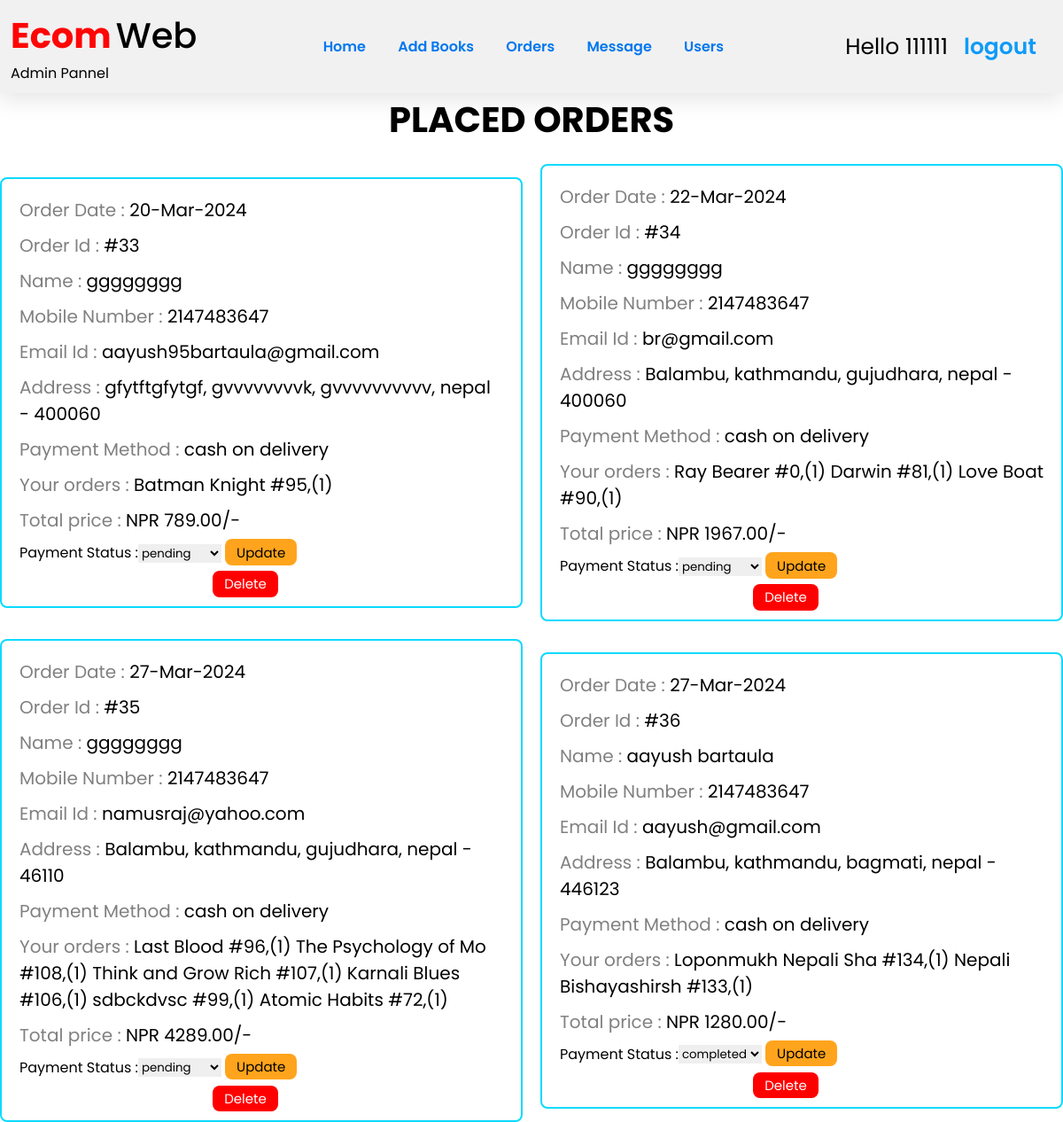
Page /admin_orders.php (signed in) on the committed database.
### tables this page shows
CREATE TABLE `confirm_order` (
  `order_id` int(100) NOT NULL,
  `user_id` int(100) NOT NULL,
  `name` varchar(50) NOT NULL,
  `email` varchar(50) NOT NULL,
  `number` int(12) NOT NULL,
  `address` varchar(500) NOT NULL,
  `payment_method` varchar(20) NOT NULL,
  `total_books` varchar(500) NOT NULL,
  `order_date` varchar(100) NOT NULL,
  `payment_status` varchar(100) NOT NULL DEFAULT 'pending',
  `date` varchar(20) NOT NULL,
  `total_price` double(10,2) NOT NULL
);

### admin_orders.php (the view, shortened to what this page needs)
<?php
include 'config.php';
?>
<!DOCTYPE html>
<html lang="en">
<head>
   <link rel="stylesheet" href="https://cdnjs.cloudflare.com/ajax/libs/font-awesome/6.0.0/css/all.min.css">
   <link rel="stylesheet" href="./css/hello.css">
</head>
<body>
   <?php include 'admin_header.php'; ?>
   <section class="placed-orders">
      <h1 class="title">placed orders</h1>
      <div class="box-container">
         <?php
         $select_orders = mysqli_query($conn, "SELECT * FROM `confirm_order`") or die('query failed');
         if (mysqli_num_rows($select_orders) > 0) {
            while ($fetch_book = mysqli_fetch_assoc($select_orders)) {
         ?>
               <div class="box">
                  <p> Order Date : <span><?php echo $fetch_book['order_date']; ?></span> </p>
                  <p> Order Id : <span>#<?php echo $fetch_book['order_id']; ?> </p>
                  <p> Name : <span><?php echo $fetch_book['name']; ?></span> </p>
                  <p> Mobile Number : <span><?php echo $fetch_book['number']; ?></span> </p>
                  <p> Email Id : <span><?php echo $fetch_book['email']; ?></span> </p>
                  <p> Address : <span><?php echo $fetch_book['address']; ?></span> </p>
                  <p> Payment Method : <span><?php echo $fetch_book['payment_method']; ?></span> </p>
                  <p> Your orders : <span><?php echo $fetch_book['total_books']; ?></span> </p>
                  <p> Total price : <span>NPR <?php echo $fetch_book['total_price']; ?>/-</span> </p>
                  <form action="" method="post">
                     Payment Status :<select name="update_payment">
                        <option value="" selected disabled><?php echo $fetch_book['payment_status']; ?></option>
                     </select>
                     <input type="submit" value="update" name="update_order" class="cart-btn2">
                     <a class="cart-btn1" href="admin_orders.php?delete=<?php echo $fetch_book['order_id']; ?>" onclick="return confirm('delete this order?');">delete</a>
                  </form>
               </div>
         <?php
            }
         } else {
            echo '<p class="empty">no orders placed yet!</p>';
         }
         ?>
      </div>
   </section>
</body>
</html>

### css/hello.css (style rules this page uses)
* { text-decoration: none; margin: 0; padding: 0; font-family: "Poppins", sans-serif; box-sizing: border-box; outline: none; border:none; }
.placed-orders .title { text-align: center; margin-bottom: 20px; text-transform: uppercase; color:black; font-size: 40px; }
.placed-orders .box-container { max-width: 1200px; margin:0 auto; display:flex; flex-wrap: wrap; align-items: center; gap:20px; }
.placed-orders .box-container .box { flex:1 1 400px; border-radius: .5rem; padding:15px; border:2px solid rgb(14, 152, 231); background-color: white; padding:10px 20px; }
.placed-orders .box-container .box p { padding:10px 0 0 0; font-size: 20px; color:gray; }
.placed-orders .box-container .box p span { color:black; }

### css/admin.css (style rules this page uses)
* { text-decoration: none; margin: 0; padding: 0; font-family: "Poppins", sans-serif; box-sizing: border-box; outline: none; border: none; }
a { color: #ff0000; text-decoration: none; background-color: transparent; }

### admin_orders.php (style rules this page uses)
.cart-btn1, .cart-btn2 { display: inline-block; margin-top: 0.4rem; padding:0.2rem 0.8rem; cursor: pointer; color:white; font-size: 15px; border-radius: .5rem; text-transform: capitalize; }
.cart-btn1 { margin-left: 40%; background-color: red; }
.cart-btn2 { background-color: #ffa41c; color: black; }
.placed-orders .title { text-align: center; margin-bottom: 20px; text-transform: uppercase; color: black; font-size: 40px; }
.placed-orders .box-container { max-width: 1200px; margin: 0 auto; display: flex; flex-wrap: wrap; align-items: center; gap: 20px; }
.placed-orders .box-container .box { flex: 1 1 400px; border-radius: .5rem; padding: 15px; border: 2px solid rgb(9, 218, 255); background-color: white; padding: 10px 20px; }
.placed-orders .box-container .box p { padding: 10px 0 0 0; font-size: 20px; color: gray; }
.placed-orders .box-container .box p span { color: black; }

### rows in the picture
confirm_order: order_date "20-Mar-2024", order_id "33", name "gggggggg", number "2147483647", email "aayush95bartaula@gmail.com", address "gfytftgfytgf, gvvvvvvvvk, gvvvvvvvvvv, nepal - 400060", payment_method "cash on delivery", total_books "Batman Knight #95,(1)", total_price "789.00", update_payment "pending"
confirm_order: order_date "22-Mar-2024", order_id "34", name "gggggggg", number "2147483647", email "br@gmail.com", address "Balambu, kathmandu, gujudhara, nepal - 400060", payment_method "cash on delivery", total_books "Ray Bearer #0,(1) Darwin #81,(1) Love Boat #90,(1)", total_price "1967.00", update_payment "pending"
confirm_order: order_date "27-Mar-2024", order_id "35", name "gggggggg", number "2147483647", email "namusraj@yahoo.com", address "Balambu, kathmandu, gujudhara, nepal - 46110", payment_method "cash on delivery", total_books "Last Blood #96,(1) The Psychology of Mo #108,(1) Think and Grow Rich #107,(1) Karnali Blues #106,(1) sdbckdvsc #99,(1) Atomic Habits #72,(1)", total_price "4289.00", update_payment "pending"
confirm_order: order_date "27-Mar-2024", order_id "36", name "aayush bartaula", number "2147483647", email "aayush@gmail.com", address "Balambu, kathmandu, bagmati, nepal - 446123", payment_method "cash on delivery", total_books "Loponmukh Nepali Sha #134,(1) Nepali Bishayashirsh #133,(1)", total_price "1280.00", update_payment "completed"

### other values in the picture
$_SESSION['admin_name'] "111111"
